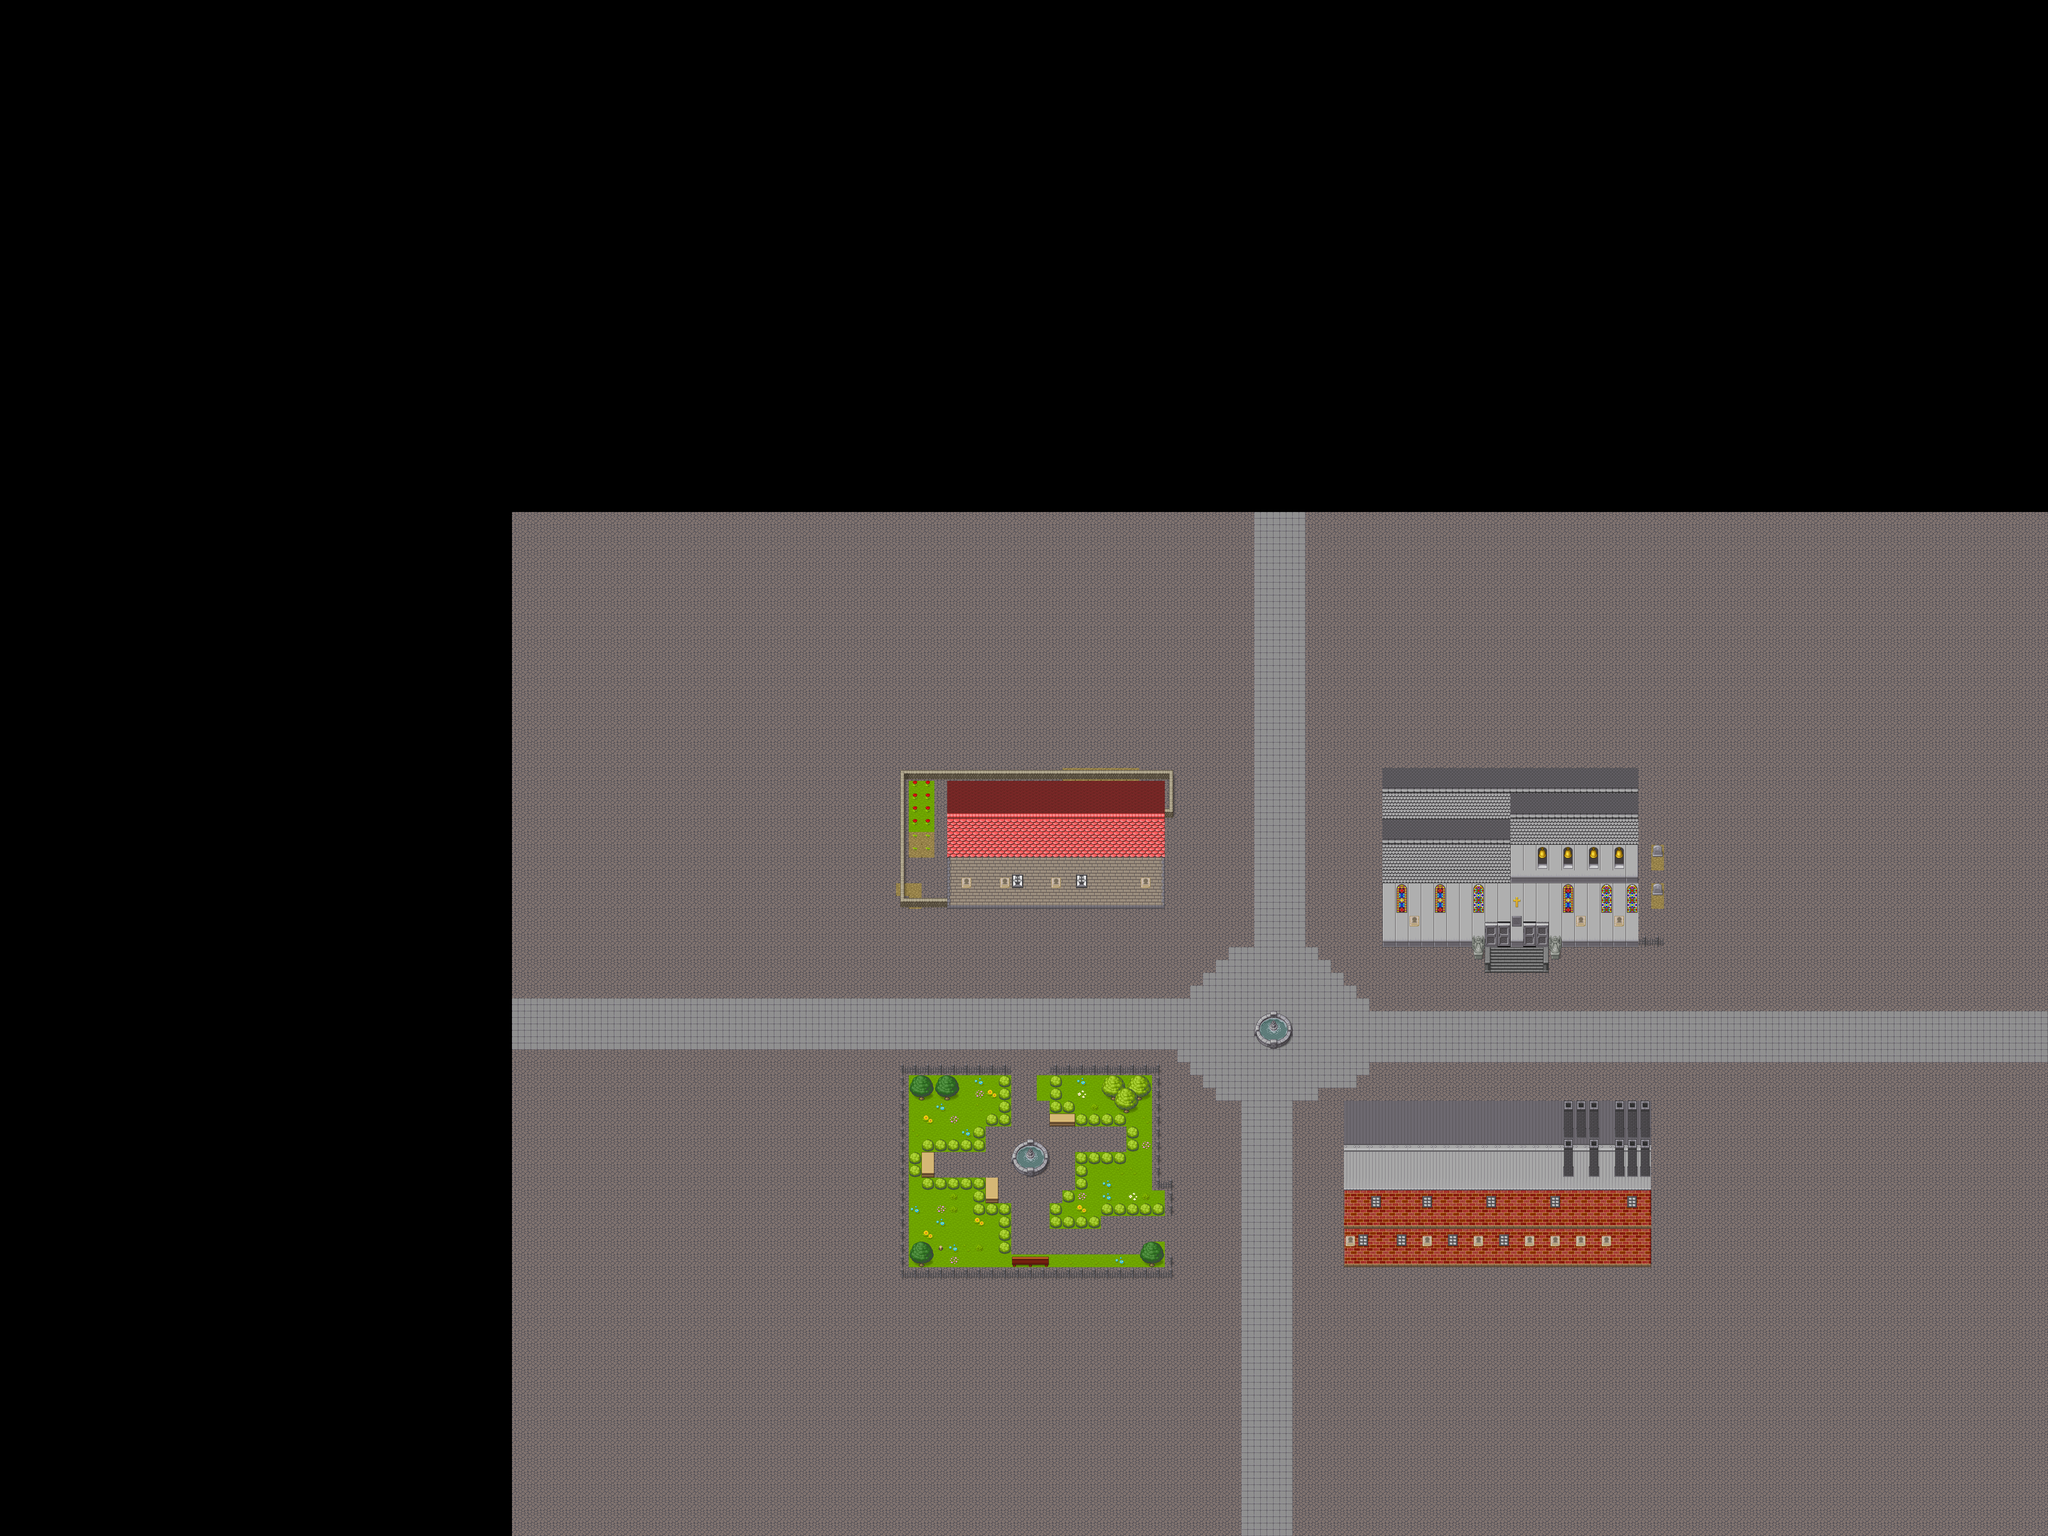

A 2D game scene composited from a Tiled map and its tileset images. What follows is a short description and the map's XML, with each tile layer's data collapsed to a summary:
An orthogonal 160x120 tile map with 32x32 px tiles, 3 tile layers (1, 2, 3) and 40 objects (Player, dungeon).

<map version="1.10" tiledversion="1.11.0" orientation="orthogonal" renderorder="right-down" width="160" height="120" tilewidth="32" tileheight="32" infinite="0" nextlayerid="6" nextobjectid="54">
 <tileset firstgid="1" source="[Base]BaseChip_pipo.tsx" />
 <layer id="1" name="1" width="160" height="120">
  <data>[19200 cells, 9600 non-empty, 40 distinct tile ids]</data>
 </layer>
 <layer id="2" name="2" width="160" height="120">
  <data>[19200 cells, 668 non-empty, 87 distinct tile ids]</data>
 </layer>
 <layer id="3" name="3" width="160" height="120">
  <data>[19200 cells, 22 non-empty, 5 distinct tile ids]</data>
 </layer>
 <objectgroup id="4" name="object 1">
  <object id="7" x="2252" y="1922" width="656" height="342" />
  <object id="8" x="2892" y="1920" width="38" height="118" />
  <object id="9" x="2250" y="2654" width="277" height="31" />
  <object id="10" x="2252" y="2653" width="3" height="2" />
  <object id="11" x="2249.33" y="2652" width="85.3333" height="540" />
  <object id="13" x="2496" y="2688.67" width="31.3333" height="126" />
  <object id="14" x="2463.33" y="2782" width="64.6667" height="19.6667" />
  <object id="15" x="2433.33" y="2816" width="29.3333" height="64.6667" />
  <object id="16" x="2304.67" y="2848" width="156.667" height="19" />
  <object id="17" x="2305" y="2943" width="189" height="34" />
  <object id="18" x="2466" y="2940" width="31" height="99" />
  <object id="19" x="2497" y="3008" width="28" height="128" />
  <object id="20" x="2527" y="3137" width="97" height="29" />
  <object id="21" x="2623" y="2685" width="33" height="115" />
  <object id="22" x="2626" y="2784" width="188" height="16" />
  <object id="23" x="2815" y="2794" width="31" height="85" />
  <object id="24" x="2689" y="2877" width="126" height="33" />
  <object id="25" x="2690" y="2875" width="29" height="98" />
  <object id="26" x="2658" y="2973" width="31" height="33" />
  <object id="27" x="2625" y="3007" width="125" height="46" />
  <object id="29" x="2752" y="3009" width="161" height="17" />
  <object id="31" x="2852" y="3106" width="57" height="60">
   <ellipse />
  </object>
  <object id="32" x="3362" y="2750" width="766" height="372" />
  <object id="33" x="3456" y="1922" width="706" height="414" />
  <object id="34" x="3680" y="2336.67" width="32" height="29.3333" />
  <object id="35" x="3710.67" y="2362" width="14.6667" height="44.6667" />
  <object id="36" x="3873.33" y="2336.67" width="30.6667" height="60.6667" />
  <object id="37" x="3859.33" y="2365.33" width="12.6667" height="47.3333" />
  <object id="40" x="2914" y="3130.67" width="30" height="68" />
  <object id="42" x="2252" y="3163" width="692" height="36" />
  <object id="44" x="2624" y="2658" width="277" height="31" />
  <object id="45" x="2881" y="2662" width="28" height="311" />
  <object id="46" x="2908" y="2950" width="26" height="90" />
  <object id="48" x="3138" y="2530" width="92" height="73">
   <ellipse />
  </object>
  <object id="50" x="2234.55" y="1916.36" width="3.0303" height="1281.82" />
  <object id="51" x="2237.58" y="3204.24" width="1978.79" height="3.0303" />
  <object id="52" x="4213.33" y="1846.67" width="3.0303" height="1348.48" />
  <object id="53" x="2240.61" y="1904.24" width="1978.79" height="6.06061" />
 </objectgroup>
 <objectgroup id="5" name="object 2">
  <object id="1" name="Player" x="2292" y="2536">
   <point />
  </object>
  <object id="3" name="dungeon" x="3792" y="2360">
   <point />
  </object>
 </objectgroup>
</map>
